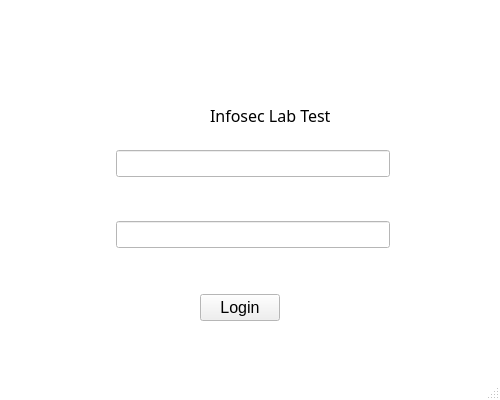
<?xml version="1.0" encoding="UTF-8"?>
<ui version="4.0">
 <class>MainWindow</class>
 <widget class="QMainWindow" name="MainWindow">
  <property name="enabled">
   <bool>true</bool>
  </property>
  <property name="geometry">
   <rect>
    <x>0</x>
    <y>0</y>
    <width>500</width>
    <height>400</height>
   </rect>
  </property>
  <property name="minimumSize">
   <size>
    <width>500</width>
    <height>400</height>
   </size>
  </property>
  <property name="maximumSize">
   <size>
    <width>500</width>
    <height>400</height>
   </size>
  </property>
  <property name="palette">
   <palette>
    <active>
     <colorrole role="Midlight">
      <brush brushstyle="SolidPattern">
       <color alpha="255">
        <red>255</red>
        <green>255</green>
        <blue>255</blue>
       </color>
      </brush>
     </colorrole>
     <colorrole role="Base">
      <brush brushstyle="SolidPattern">
       <color alpha="255">
        <red>255</red>
        <green>255</green>
        <blue>255</blue>
       </color>
      </brush>
     </colorrole>
     <colorrole role="Window">
      <brush brushstyle="SolidPattern">
       <color alpha="255">
        <red>255</red>
        <green>255</green>
        <blue>255</blue>
       </color>
      </brush>
     </colorrole>
     <colorrole role="AlternateBase">
      <brush brushstyle="SolidPattern">
       <color alpha="255">
        <red>255</red>
        <green>255</green>
        <blue>255</blue>
       </color>
      </brush>
     </colorrole>
    </active>
    <inactive>
     <colorrole role="Midlight">
      <brush brushstyle="SolidPattern">
       <color alpha="255">
        <red>255</red>
        <green>255</green>
        <blue>255</blue>
       </color>
      </brush>
     </colorrole>
     <colorrole role="Base">
      <brush brushstyle="SolidPattern">
       <color alpha="255">
        <red>255</red>
        <green>255</green>
        <blue>255</blue>
       </color>
      </brush>
     </colorrole>
     <colorrole role="Window">
      <brush brushstyle="SolidPattern">
       <color alpha="255">
        <red>255</red>
        <green>255</green>
        <blue>255</blue>
       </color>
      </brush>
     </colorrole>
     <colorrole role="AlternateBase">
      <brush brushstyle="SolidPattern">
       <color alpha="255">
        <red>255</red>
        <green>255</green>
        <blue>255</blue>
       </color>
      </brush>
     </colorrole>
    </inactive>
    <disabled>
     <colorrole role="Midlight">
      <brush brushstyle="SolidPattern">
       <color alpha="255">
        <red>255</red>
        <green>255</green>
        <blue>255</blue>
       </color>
      </brush>
     </colorrole>
     <colorrole role="Base">
      <brush brushstyle="SolidPattern">
       <color alpha="255">
        <red>255</red>
        <green>255</green>
        <blue>255</blue>
       </color>
      </brush>
     </colorrole>
     <colorrole role="Window">
      <brush brushstyle="SolidPattern">
       <color alpha="255">
        <red>255</red>
        <green>255</green>
        <blue>255</blue>
       </color>
      </brush>
     </colorrole>
     <colorrole role="AlternateBase">
      <brush brushstyle="SolidPattern">
       <color alpha="255">
        <red>255</red>
        <green>255</green>
        <blue>255</blue>
       </color>
      </brush>
     </colorrole>
    </disabled>
   </palette>
  </property>
  <property name="font">
   <font>
    <family>黑体</family>
    <pointsize>12</pointsize>
   </font>
  </property>
  <property name="windowTitle">
   <string>MainWindow</string>
  </property>
  <widget class="QWidget" name="centralwidget">
   <widget class="QWidget" name="widget" native="true">
    <property name="geometry">
     <rect>
      <x>90</x>
      <y>150</y>
      <width>300</width>
      <height>171</height>
     </rect>
    </property>
    <property name="font">
     <font>
      <family>Arial</family>
      <pointsize>12</pointsize>
      <weight>50</weight>
      <bold>false</bold>
     </font>
    </property>
    <property name="layoutDirection">
     <enum>Qt::LeftToRight</enum>
    </property>
    <property name="autoFillBackground">
     <bool>false</bool>
    </property>
    <layout class="QGridLayout" name="gridLayout_2">
     <item row="2" column="0">
      <layout class="QHBoxLayout" name="horizontalLayout">
       <item>
        <spacer name="horizontalSpacer">
         <property name="orientation">
          <enum>Qt::Horizontal</enum>
         </property>
         <property name="sizeHint" stdset="0">
          <size>
           <width>40</width>
           <height>20</height>
          </size>
         </property>
        </spacer>
       </item>
       <item>
        <widget class="QPushButton" name="loginPushButton">
         <property name="text">
          <string>Login</string>
         </property>
        </widget>
       </item>
       <item>
        <spacer name="horizontalSpacer_2">
         <property name="orientation">
          <enum>Qt::Horizontal</enum>
         </property>
         <property name="sizeHint" stdset="0">
          <size>
           <width>40</width>
           <height>20</height>
          </size>
         </property>
        </spacer>
       </item>
      </layout>
     </item>
     <item row="1" column="0">
      <spacer name="verticalSpacer">
       <property name="orientation">
        <enum>Qt::Vertical</enum>
       </property>
       <property name="sizeType">
        <enum>QSizePolicy::Minimum</enum>
       </property>
       <property name="sizeHint" stdset="0">
        <size>
         <width>20</width>
         <height>40</height>
        </size>
       </property>
      </spacer>
     </item>
     <item row="0" column="0">
      <layout class="QGridLayout" name="gridLayout">
       <item row="0" column="0">
        <widget class="QLabel" name="label">
         <property name="text">
          <string/>
         </property>
         <property name="pixmap">
          <pixmap resource="img.qrc">:/new/prefix1/img/user.png</pixmap>
         </property>
        </widget>
       </item>
       <item row="0" column="1">
        <widget class="QLineEdit" name="userLineEdit"/>
       </item>
       <item row="2" column="1">
        <widget class="QLineEdit" name="passwdLineEdit"/>
       </item>
       <item row="2" column="0">
        <widget class="QLabel" name="label_2">
         <property name="text">
          <string/>
         </property>
         <property name="pixmap">
          <pixmap resource="img.qrc">:/new/prefix1/img/passwd.png</pixmap>
         </property>
        </widget>
       </item>
       <item row="1" column="0">
        <spacer name="verticalSpacer_2">
         <property name="orientation">
          <enum>Qt::Vertical</enum>
         </property>
         <property name="sizeHint" stdset="0">
          <size>
           <width>20</width>
           <height>40</height>
          </size>
         </property>
        </spacer>
       </item>
       <item row="1" column="1">
        <spacer name="verticalSpacer_3">
         <property name="orientation">
          <enum>Qt::Vertical</enum>
         </property>
         <property name="sizeHint" stdset="0">
          <size>
           <width>20</width>
           <height>40</height>
          </size>
         </property>
        </spacer>
       </item>
      </layout>
     </item>
    </layout>
   </widget>
   <widget class="QLabel" name="label_3">
    <property name="geometry">
     <rect>
      <x>120</x>
      <y>90</y>
      <width>71</width>
      <height>51</height>
     </rect>
    </property>
    <property name="text">
     <string/>
    </property>
    <property name="pixmap">
     <pixmap resource="img.qrc">:/new/prefix1/img/infoicon.png</pixmap>
    </property>
    <property name="scaledContents">
     <bool>true</bool>
    </property>
   </widget>
   <widget class="QLabel" name="label_4">
    <property name="geometry">
     <rect>
      <x>210</x>
      <y>100</y>
      <width>141</width>
      <height>31</height>
     </rect>
    </property>
    <property name="text">
     <string>Infosec Lab Test</string>
    </property>
   </widget>
  </widget>
  <widget class="QMenuBar" name="menubar">
   <property name="geometry">
    <rect>
     <x>0</x>
     <y>0</y>
     <width>500</width>
     <height>22</height>
    </rect>
   </property>
  </widget>
  <widget class="QStatusBar" name="statusbar"/>
 </widget>
 <resources>
  <include location="img.qrc"/>
 </resources>
 <connections/>
</ui>
